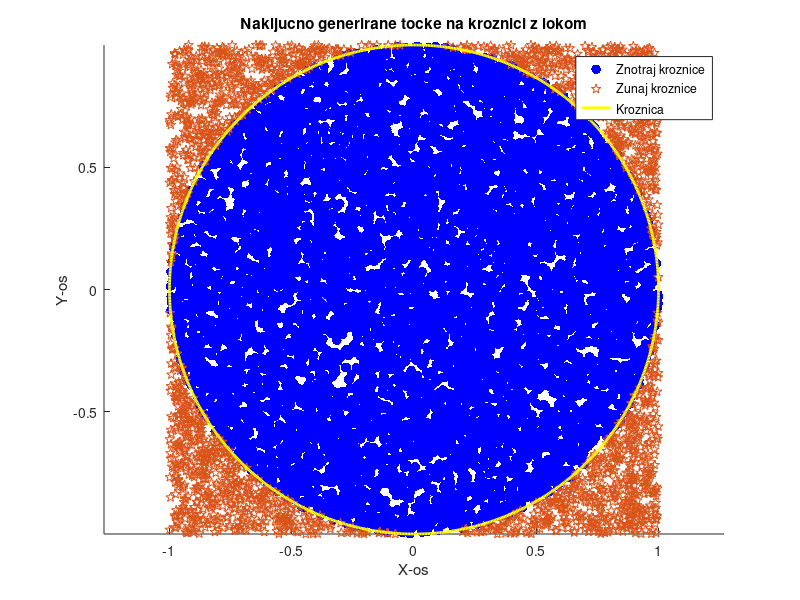

Reproduce this figure in MATLAB.
function izracun_stevila_pi_brez_poimenovanja_osi()
    nakljucneTocke = 10000;
    radij = 1;
    [ocenjenPi, napaka] = area_pi(nakljucneTocke, radij);
    disp(['Ocenjeno π: ', num2str(ocenjenPi)]);
    disp(['Napaka: ', num2str(napaka)]);
    kroznica_in_tocke(nakljucneTocke, radij);
end

function [ocenjenPi, napaka] = area_pi(nakljucneTocke, radij)
    Krog_znotraj = 0;
    for i = 1:nakljucneTocke
        x = 2 * rand() - 1;
        y = 2 * rand() - 1;
        if x^2 + y^2 <= radij^2
            Krog_znotraj = Krog_znotraj + 1;
        end
    end
    ocenjenPi = 4 * Krog_znotraj / nakljucneTocke;
    napaka = abs(ocenjenPi - pi);
end

function kroznica_in_tocke(nakljucneTocke, radij)
    x = 2 * rand(nakljucneTocke, 1) - 1;
    y = 2 * rand(nakljucneTocke, 1) - 1;
    razdalja = sqrt(x.^2 + y.^2);
    tocke_Znotraj = razdalja <= radij;
    tocke_Zunaj = razdalja > radij;
    scatter(x(tocke_Znotraj), y(tocke_Znotraj), 50, 'b', 'filled');
    hold on;
    scatter(x(tocke_Zunaj), y(tocke_Zunaj), 50, 'magenta', 'pentagram');
    izrisi_kroznico(radij);
    axis equal;
    title('Nakljucno generirane tocke na kroznici z lokom');
    xlabel('X-os');
    ylabel('Y-os');
    legend('Znotraj kroznice','Zunaj kroznice','Kroznica');
end

function izrisi_kroznico(radij)
    theta = linspace(0, 2 * pi, 1000);
    x = radij * cos(theta);
    y = radij * sin(theta);
    plot(x, y, 'y', 'LineWidth', 2);
end
